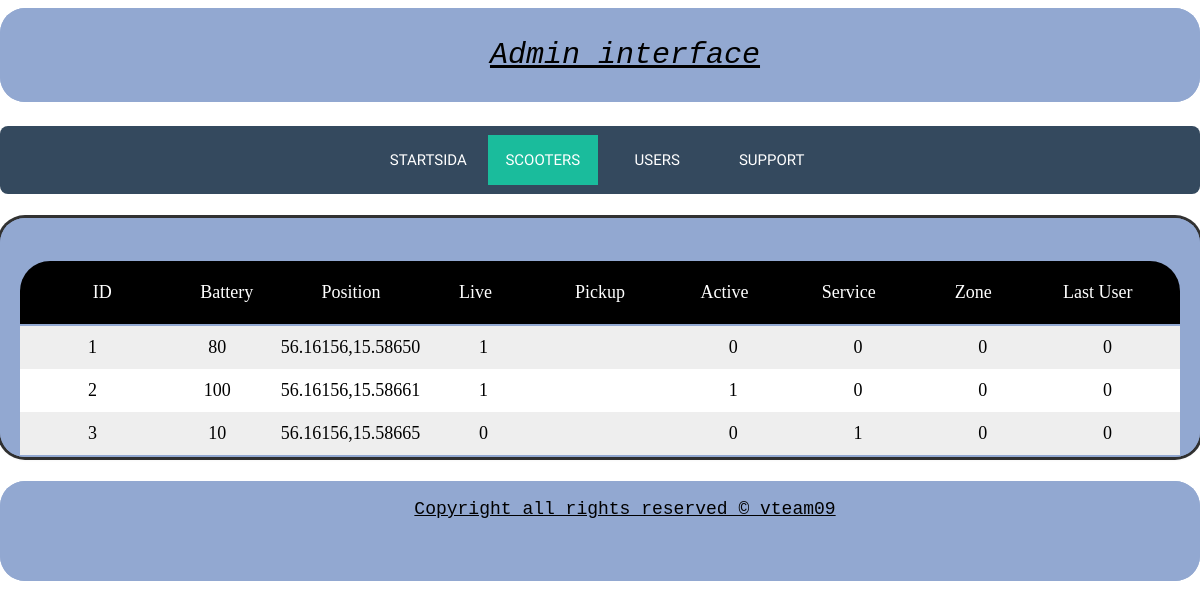
Page /admin/public/scooters.php on the earlier database version.
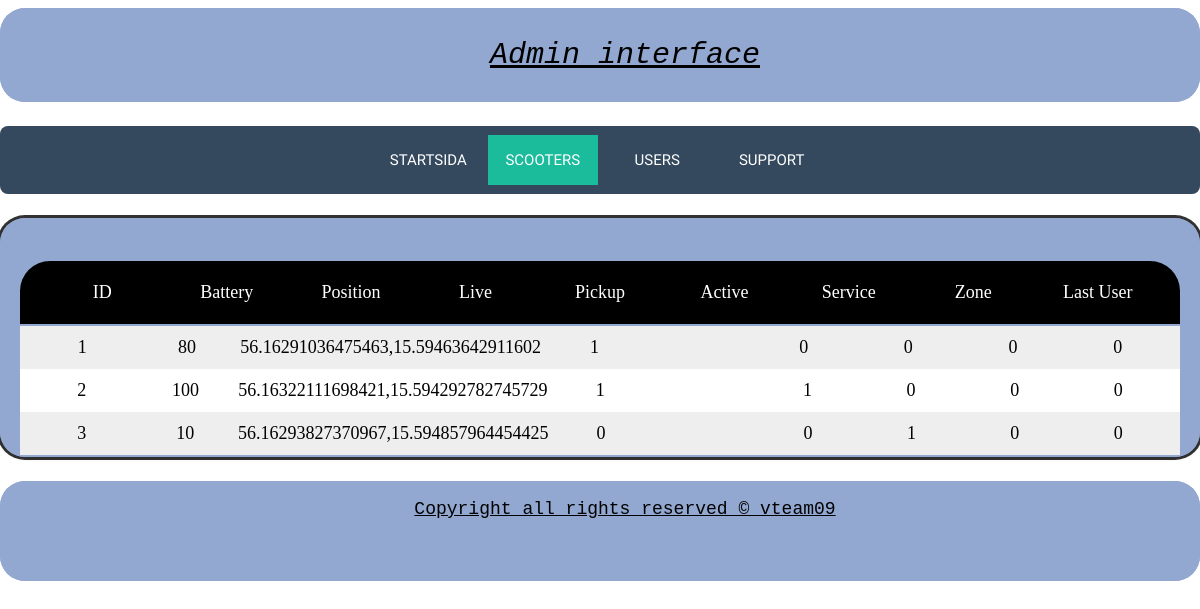
Same page on the later database version.
### tables this page shows
CREATE TABLE scooters(
    id INTEGER PRIMARY KEY AUTOINCREMENT,
    battery INTEGER NOT NULL,
    position VARCHAR(255) NOT NULL,
    live BOOLEAN NOT NULL,
    active BOOLEAN NOT NULL,
    service BOOLEAN NOT NULL,
    zone INTEGER,
    lastUser INTEGER
);

### admin/public/scooters.php (the view, shortened to what this page needs)
<?php
$dsn = "sqlite:../db/vteam.sqlite";
$db = connectToDatabase($dsn);
$sql = <<<EOD
SELECT *
FROM scooters
ORDER BY id ASC;
EOD;
$stmt = $db->prepare($sql);
$args = [];
$stmt->execute($args);
$res = $stmt->fetchAll();
$data["main"] = <<<EOD
<table class="tasklist" id="tasklist">
    <thead>
        <tr>
            <td onclick="sortTable(0)"> ID </td>
            <td onclick="sortTable(1)"> Battery </td>
            <td onclick="sortTable(2)"> Position </td>
            <td onclick="sortTable(3)"> Live </td>
            <td onclick="sortTable(4)"> Pickup </td>
            <td onclick="sortTable(5)"> Active </td>
            <td onclick="sortTable(6)"> Service </td>
            <td onclick="sortTable(7)"> Zone </td>
            <td onclick="sortTable(6)"> Last User </td>
        </tr>
    </thead>
    <tbody>
EOD;
foreach ($res as $row) :
    $data["main"] .= <<<EOD
        <tr>
            <td> {$row["id"]} </td>
            <td> {$row["battery"]} </td>
            <td> {$row["position"]} </td>
            <td> {$row["live"]} </td>
            <td> {$row["pickup"]} </td>
            <td> {$row["active"]} </td>
            <td> {$row["service"]} </td>
            <td> {$row["zone"]} </td>
            <td> {$row["lastUser"]} </td>
        </tr>
    EOD;
endforeach;
$data["main"] .= <<<EOD
</tbody>
</table>
EOD;

Differences in the rows shown:
changed scooters id 1: position "56.16156,15.58650" → "56.16291036475463,15.59463642911602"
changed scooters id 2: position "56.16156,15.58661" → "56.16322111698421,15.594292782745729"
changed scooters id 3: position "56.16156,15.58665" → "56.16293827370967,15.594857964454425"
